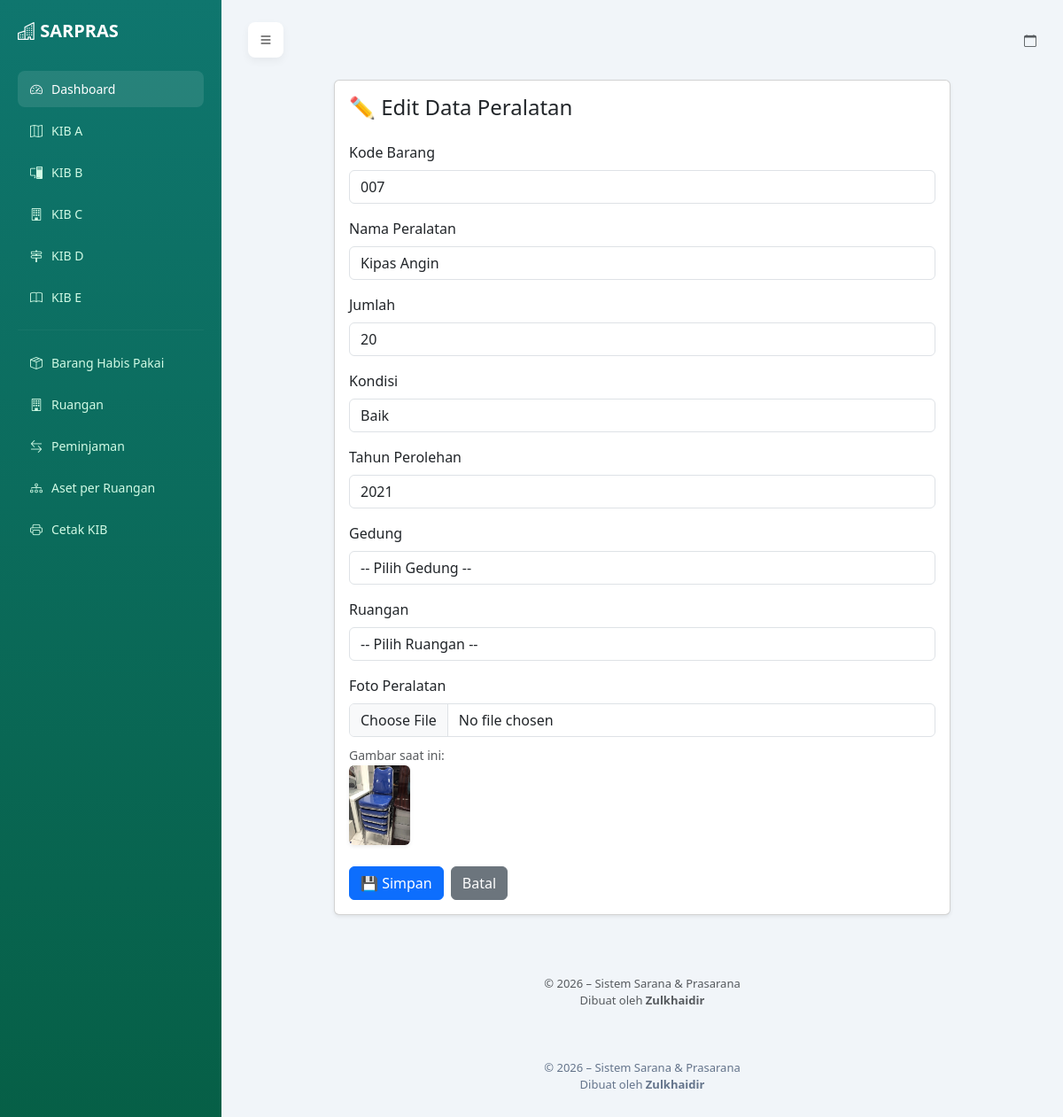
The page /peralatan/9/edit/ on the database its author committed.
### sarpras/models.py (models this page shows, shortened)
class PeralatanMesin(models.Model):
    kode_barang = models.CharField(max_length=50, unique=True)
    nama = models.CharField(max_length=200)
    jumlah = models.PositiveIntegerField(default=0)
    kondisi = models.CharField(max_length=100)
    tahun_perolehan = models.PositiveIntegerField()
    gambar = models.ImageField(
        upload_to='peralatan/',
        blank=True,
        null=True)
    ruangan = models.ForeignKey ('Ruangan',
        on_delete=models.SET_NULL,
        null=True,
        blank=True,
        related_name='peralatan'
    )

### sarpras/views.py (the view, shortened to what this page needs)
# urls.py: path('peralatan/<int:id>/edit/', views.peralatan_edit, name='peralatan_edit'),
def peralatan_edit(request, id):
    data = get_object_or_404(PeralatanMesin, id=id)
    return render(
        request,
        'sarpras/peralatan_form.html',
        {'data': data,
         'edit': True
         })

### sarpras/templates/sarpras/peralatan_form.html (shortened to what this page needs)
{% extends 'sarpras/base.html' %}
{% load static %}
{% block content %}
<div class="container mt-4" style="max-width: 720px;">
    <div class="card shadow-sm">
        <div class="card-body">
            <h4 class="mb-4">
                {% if edit %}
                    ✏️ Edit Data Peralatan
                {% else %}
                    ➕ Tambah Data Peralatan
                {% endif %}
            </h4>
            <form method="post" enctype="multipart/form-data">
                <div class="mb-3">
                    <label class="form-label">Kode Barang</label>
                    <input type="text"
                           name="kode_barang"
                           class="form-control"
                           value="{{ data.kode_barang|default:'' }}"
                           required>
                </div>
                <div class="mb-3">
                    <label class="form-label">Nama Peralatan</label>
                    <input type="text"
                           name="nama"
                           class="form-control"
                           value="{{ data.nama|default:'' }}"
                           required>
                </div>
                <div class="mb-3">
                    <label class="form-label">Jumlah</label>
                    <input type="number"
                           name="jumlah"
                           class="form-control"
                           value="{{ data.jumlah|default:'' }}"
                           required>
                </div>
                <div class="mb-3">
                    <label class="form-label">Kondisi</label>
                    <input type="text"
                           name="kondisi"
                           class="form-control"
                           placeholder="Baik / Rusak Ringan / Rusak Berat"
                           value="{{ data.kondisi|default:'' }}"
                           required>
                </div>
                <div class="mb-3">
                    <label class="form-label">Tahun Perolehan</label>
                    <input type="number"
                           name="tahun_perolehan"
                           class="form-control"
                           value="{{ data.tahun_perolehan|default:'' }}"
                           required>
                </div>
                <div class="mb-3">
                    <label class="form-label">Gedung</label>
                    <select name="gedung" class="form-control" required>
                        <option value="">-- Pilih Gedung --</option>
                    </select>
                </div>
                <div class="mb-3">
                    <label class="form-label">Ruangan</label>
                    <select name="ruangan" class="form-control" required>
                        <option value="">-- Pilih Ruangan --</option>
                    </select>
                </div>
                <div class="mb-4">
                    <label class="form-label">Foto Peralatan</label>
                    <input type="file"
                           name="gambar"
                           class="form-control">
                    {% if edit and data.gambar %}
                    <div class="mt-2">
                        <small class="text-muted">Gambar saat ini:</small><br>
                        <img src="{{ data.gambar.url }}"
                             height="90"
                             class="rounded shadow-sm">
                    </div>
                    {% endif %}
                </div>
                <div class="d-flex gap-2">
                    <button type="submit" class="btn btn-primary">
                        💾 Simpan
                    </button>
                    <a href="{% url 'peralatan_list' %}" class="btn btn-secondary">
                        Batal
                    </a>
                </div>
            </form>
        </div>
    </div>
</div>
<footer class="footer text-center mt-5 mb-3 text-muted">
    © 2026 – Sistem Sarana & Prasarana<br>
    Dibuat oleh <strong>Zulkhaidir</strong>
</footer>
{% endblock %}

### sarpras/templates/sarpras/base.html (style rules this page uses)
body { background: #f1f5f9; margin: 0; }
.footer { text-align: center; padding: 20px; font-size: 13px; color: #64748b; }

### rows shown on the page
PeralatanMesin: kode_barang "007", nama "Kipas Angin", jumlah "20", kondisi "Baik", tahun_perolehan "2021", gambar (picture)
